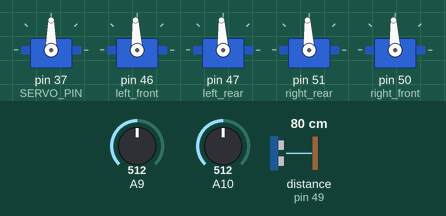
Simulated run of this sketch. Board: Arduino Mega 2560, built with avr-gcc and run on an emulated ATmega2560. Shown: 5 × servo. Wiring (inferred from the names in the program): ultrasonic range finder: trigger pin 48; echo pin 49. The inputs (shaded band) are chosen by the test bench; at power-on: A9 = 512, distance to the obstacle (sensor on pin 49) 80 cm, A10 = 512. The echo pulse lasts 58.3 µs per cm.

Above: at 1.2 s.
1.3 s: A9 set to 599
3.0 s: A9 set to 623
At 3.48 s:
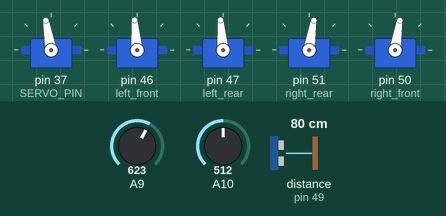
At 4.09 s:
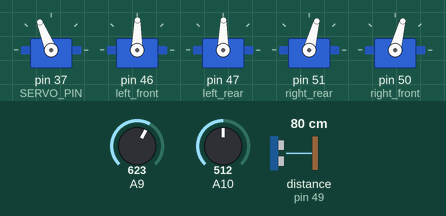
6.0 s: distance to the obstacle (sensor on pin 49) set to 2 cm
At 6.8 s:
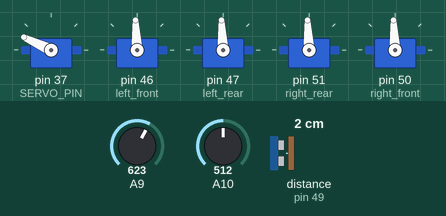
Timing chart, 0 to 9.0 s (numbered marks = the images above; inputs shaded):
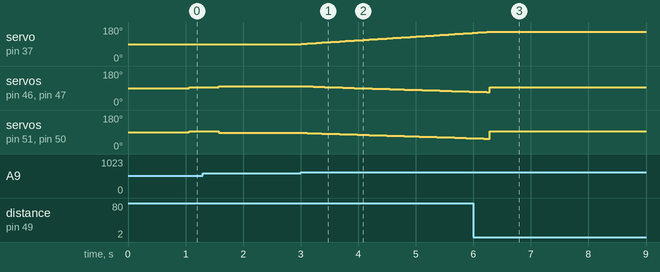

The sketch:

SearchFire.ino
```cpp
#include <Servo.h>

enum STATE {
  INITIALISING,
  DETECT_FIRE,
  DRIVE_TO_FIRE,
  STOPPED,
};

Servo left_font_motor;   // create servo object to control Vex Motor Controller 29
Servo left_rear_motor;   // create servo object to control Vex Motor Controller 29
Servo right_rear_motor;  // create servo object to control Vex Motor Controller 29
Servo right_font_motor;  // create servo object to control Vex Motor Controller 29
const int MOTOR_MIN = 1000;
const int MOTOR_MAX = 2000;

const byte left_front = 46;
const byte left_rear = 47;
const byte right_rear = 51;
const byte right_front = 50;
int speed_val = 70;

// Hardware configuration
const int SERVO_PIN = 37;
const int LEFT_PHOTOTRANSISTOR = A9;
const int RIGHT_PHOTOTRANSISTOR = A10;

// System parameters
const float ACTIVATION_THRESHOLD = 0.5;  // Minimum voltage difference to react
const int START_ANGLE = 90;               // Initial servo position
const int ANGLE_INCREMENT = 1;            // Degree change per adjustment
const int SERVO_MIN = 0;                  // Minimum servo angle
const int SERVO_MAX = 180;                // Maximum servo angle

Servo trackerServo;  // Servo controller object

int T = 50;

//Default ultrasonic ranging sensor pins, these pins are defined my the Shield
const int TRIG_PIN = 48;
const int ECHO_PIN = 49;
// Anything over 400 cm (23200 us pulse) is "out of range". Hit:If you decrease to this the ranging sensor but the timeout is short, you may not need to read up to 4meters.
const unsigned int MAX_DIST = 23200;
double front_distance = 0;
double last_var_ultrasonic = 1;
double process_noise_ultrasonic = 0.5;
double sensor_noise_ultrasonic = 3.0;  // Change the value of sensor noise to get different KF performance

float readPhotoTransistor(int analog_pin){
  float volts = analogRead(analog_pin)*5.0/1024.0;
  return volts;
}

void readUltrasonic() {
  unsigned long t1;
  unsigned long t2;
  unsigned long pulse_width;

  // Hold the trigger pin high for at least 10 us
  digitalWrite(TRIG_PIN, HIGH);
  delayMicroseconds(10);
  digitalWrite(TRIG_PIN, LOW);

  // Wait for pulse on echo pin
  t1 = micros();
  while (digitalRead(ECHO_PIN) == 0) {
    t2 = micros();
    pulse_width = t2 - t1;
    if (pulse_width > (MAX_DIST + 1000)) {
      return;
    }
  }

  // Measure how long the echo pin was held high (pulse width)
  // Note: the micros() counter will overflow after ~70 min

  t1 = micros();
  while (digitalRead(ECHO_PIN) == 1) {
    t2 = micros();
    pulse_width = t2 - t1;
    if (pulse_width > (MAX_DIST + 1000)) {
      return;
    }
  }

  t2 = micros();
  pulse_width = t2 - t1;

  // Calculate distance in centimeters. The constants
  // are found in the datasheet, and calculated from the assumed speed
  //of sound in air at sea level (~340 m/s).
  double distance = pulse_width / 58.0;

  // medianFilter2.AddValue(distance);
  double est = Kalman_ultrasonic(distance, front_distance);
  front_distance = est;
}

double Kalman_ultrasonic(double rawdata, double prev_est) {  // Kalman Filter
  double a_priori_est, a_post_est, a_priori_var, a_post_var, kalman_gain;

  a_priori_est = prev_est;
  a_priori_var = last_var_ultrasonic + process_noise_ultrasonic;

  kalman_gain = a_priori_var / (a_priori_var + sensor_noise_ultrasonic);
  a_post_est = a_priori_est + kalman_gain * (rawdata - a_priori_est);
  a_post_var = (1 - kalman_gain) * a_priori_var;
  last_var_ultrasonic = a_post_var;
  return a_post_est;
}

void stop() {
  left_font_motor.writeMicroseconds(1500);
  left_rear_motor.writeMicroseconds(1500);
  right_rear_motor.writeMicroseconds(1500);
  right_font_motor.writeMicroseconds(1500);
}

void cw() {
  left_font_motor.writeMicroseconds(1500 + speed_val + 70);
  left_rear_motor.writeMicroseconds(1500 + speed_val+ 70);
  right_rear_motor.writeMicroseconds(1500 + speed_val+ 70);
  right_font_motor.writeMicroseconds(1500 + speed_val+ 70);
}

void enable_motors() {
  left_font_motor.attach(left_front);    // attaches the servo on pin left_front to turn Vex Motor Controller 29 On
  left_rear_motor.attach(left_rear);     // attaches the servo on pin left_rear to turn Vex Motor Controller 29 On
  right_rear_motor.attach(right_rear);   // attaches the servo on pin right_rear to turn Vex Motor Controller 29 On
  right_font_motor.attach(right_front);  // attaches the servo on pin right_front to turn Vex Motor Controller 29 On
}

void disable_motors() {
  left_font_motor.detach();   // detach the servo on pin left_front to turn Vex Motor Controller 29 Off
  left_rear_motor.detach();   // detach the servo on pin left_rear to turn Vex Motor Controller 29 Off
  right_rear_motor.detach();  // detach the servo on pin right_rear to turn Vex Motor Controller 29 Off
  right_font_motor.detach();  // detach the servo on pin right_front to turn Vex Motor Controller 29 Off

  pinMode(left_front, INPUT);
  pinMode(left_rear, INPUT);
  pinMode(right_rear, INPUT);
  pinMode(right_front, INPUT);
}

void setup() {
  Serial.begin(9600);

  trackerServo.attach(SERVO_PIN);
  trackerServo.write(START_ANGLE);
  enable_motors();

  pinMode(TRIG_PIN, OUTPUT);
  pinMode(ECHO_PIN, INPUT);
}

void loop(void) {

  static STATE machine_state = INITIALISING;
  //Finite-state machine Code
  switch (machine_state) {
    case INITIALISING:
      machine_state = initialising();
      break;
    case DETECT_FIRE:
      machine_state = detect_fire();
      break;
    case DRIVE_TO_FIRE:
      machine_state = drive_to_fire();
      break;
    case STOPPED:
      machine_state = stopped();
      break;
  };
}

STATE initialising() {
  enable_motors();

  for (int i = 0; i < 10; i++) {
    readUltrasonic();
    delay(50);
  }

  return DETECT_FIRE;
}

STATE detect_fire() {
  static unsigned long previous_millis;
  static unsigned int counter = 0;

  if (millis() - previous_millis > T) {
    previous_millis = millis();
    counter++;
    if (counter > 10) {
      float leftVoltage = readPhotoTransistor(LEFT_PHOTOTRANSISTOR);
      float rightVoltage = readPhotoTransistor(RIGHT_PHOTOTRANSISTOR);

      cw();

      if (leftVoltage > 0.25 && rightVoltage > 0.25){
        if (abs(leftVoltage - rightVoltage) < 0.5){
          stop();
          counter = 0;
          return DRIVE_TO_FIRE;
        }
      }
    }
  }
  return DETECT_FIRE;
}

STATE drive_to_fire() {
  static unsigned long previous_millis;
  static int currentAngle = START_ANGLE;  // Preserve angle between iterations
  static unsigned int counter = 0;

  if (millis() - previous_millis > T) {
    previous_millis = millis();
    counter++;
    // Read light sensors
    float leftVoltage = readPhotoTransistor(LEFT_PHOTOTRANSISTOR);
    float rightVoltage = readPhotoTransistor(RIGHT_PHOTOTRANSISTOR);
    float difference = leftVoltage - rightVoltage;

    readUltrasonic();

    if (counter > 10) {
      // Only adjust if difference exceeds threshold
      if (abs(difference) > ACTIVATION_THRESHOLD) {
        if (difference > 0) {
          currentAngle = constrain(currentAngle + ANGLE_INCREMENT, SERVO_MIN, SERVO_MAX);
        } else {
          currentAngle = constrain(currentAngle - ANGLE_INCREMENT, SERVO_MIN, SERVO_MAX);
        }
        trackerServo.write(currentAngle);
      }

      if (front_distance > 10) {
        float correction_kp = 5.0;
        float error = currentAngle-90;

        float correction_factor = correction_kp * error;
        left_font_motor.writeMicroseconds(constrain(1500 + speed_val - correction_factor, MOTOR_MIN, MOTOR_MAX));
        left_rear_motor.writeMicroseconds(constrain(1500 + speed_val - correction_factor, MOTOR_MIN, MOTOR_MAX));
        right_font_motor.writeMicroseconds(constrain(1500 - speed_val - correction_factor, MOTOR_MIN, MOTOR_MAX));
        right_rear_motor.writeMicroseconds(constrain(1500 - speed_val - correction_factor, MOTOR_MIN, MOTOR_MAX));
      } else {
        stop();
        counter = 0;
        return STOPPED;
      }
    }
  }
  return DRIVE_TO_FIRE;
}

STATE stopped() {
  disable_motors();
  trackerServo.detach();
  return STOPPED;
}
```

Measured:
- the behaviour switches between 614 and 615 on A9 (found by bisection; images 0 and 1)
- after the input at 3.0 s, servo on pin 37 (SERVO_PIN): moves from 90° to 149° over 3.0 s, starting at once; servo on pin 46 (left_front), servo on pin 47 (left_rear): moves from 100° to 71° over 2.9 s, starting at once; servo on pin 51 (right_rear), servo on pin 50 (right_front): moves from 86° to 57° over 3.0 s, starting at once
- after the input at 6.0 s, servo on pin 37 (SERVO_PIN): goes on until 6.3 s, then stays 155°
